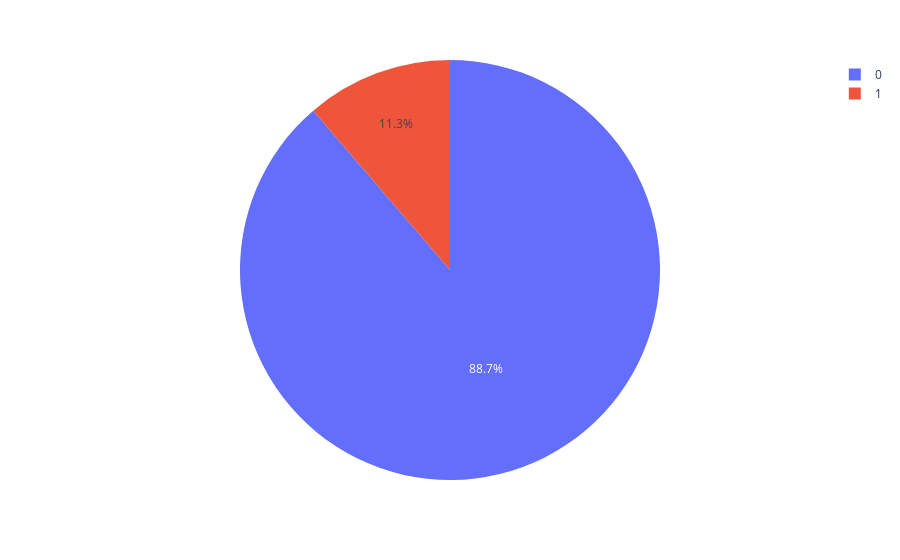

The notebook cell saved with this chart:
### Markdown cell above
**How many `top_article`=1 do we have?**

### Code cell
fig = px.pie(values=df.index.value_counts().values, names=df['top_article'])
fig.show()

### Figure 1 — Plotly figure (JSON) as saved in the notebook; plotly's stock layout.template omitted (floating-point values rounded to 4 significant figures; data arrays with more than 128 entries replaced by an {"elided": "..."} marker saying what was removed)
{"data": [{"domain": {"x": [0, 1], "y": [0, 1]}, "hovertemplate": "label=%{label}<br>value=%{value}<extra></extra>", "labels": {"elided": "8796 int values"}, "legendgroup": "", "name": "", "showlegend": true, "type": "pie", "values": {"elided": "8796 int values"}}], "layout": {"legend": {"tracegroupgap": 0}, "margin": {"t": 60}}}
